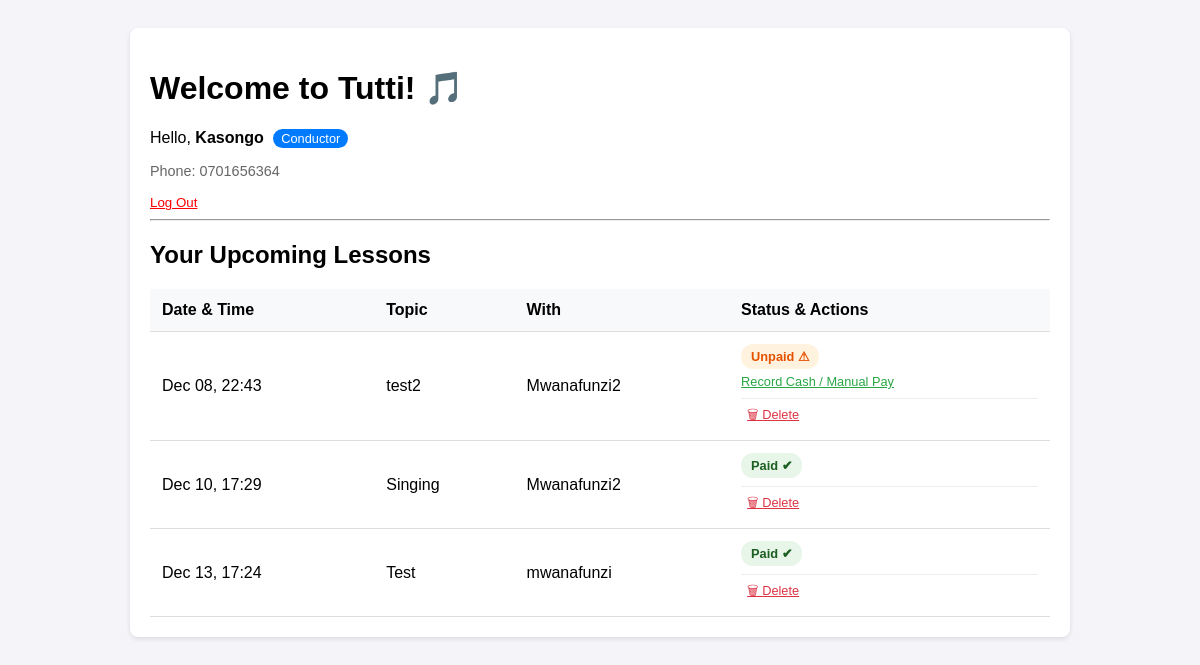
Before: / (signed in) with the older database file.
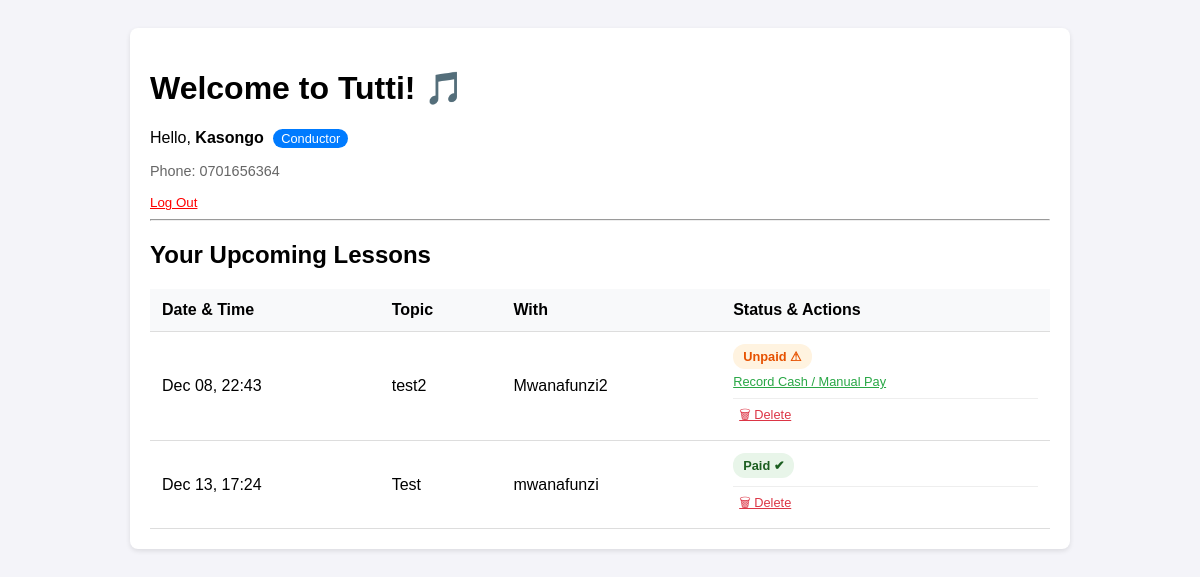
After: the same page with the newer database file.
### tuttiapp/models.py (models this page shows, shortened)
class Lesson(models.Model):
    STATUS_CHOICES = [
        ('REQUESTED', 'Requested'),  # Student requested a lesson
        ('SCHEDULED', 'Scheduled'),
        ('RESCHEDULE_PENDING', 'Reschedule Pending'), # Teacher requested reschedule
        ('COMPLETED', 'Completed'),       # Lesson happened, teacher marked it
        ('PENDING_PAYMENT', 'Pending Payment'), # Waiting for M-Pesa
        ('PAID', 'Paid'),                 # Money received
        ('CANCELLED', 'Cancelled'),
    ]
    teacher = models.ForeignKey(settings.AUTH_USER_MODEL, on_delete=models.CASCADE, related_name='lessons_taught')
    student = models.ForeignKey(settings.AUTH_USER_MODEL, on_delete=models.CASCADE, related_name='lessons_taken')
    start_time = models.DateTimeField()
    duration_minutes = models.PositiveIntegerField(default=60)
    topic = models.CharField(max_length=200, help_text="What are you teaching? e.g. Major Scales")
    teacher_notes = models.TextField(blank=True, help_text="Notes for the student to practice")
    price = models.DecimalField(max_digits=8, decimal_places=2, default=1500.00)
    status = models.CharField(max_length=20, choices=STATUS_CHOICES, default='SCHEDULED')
    is_student_reminder_sent = models.BooleanField(default=False)

class User(AbstractUser):
    is_teacher = models.BooleanField(default=False)
    is_student = models.BooleanField(default=False)
    phone_number = models.CharField(max_length=15, blank=True, null=True, validators=[validate_kenyan_phone])

### tuttiapp/views.py (the view)
# urls.py: path('', views.dashboard, name='dashboard'), # this means that dashboard is the homepage
@login_required
def dashboard(request):
    user = request.user
    if user.is_teacher:
        my_lessons = Lesson.objects.filter(teacher=user).order_by('start_time')
    elif user.is_student:
        my_lessons = Lesson.objects.filter(student=user).order_by('start_time')
    else:
        my_lessons = Lesson.objects.none()
    context = {
        'lessons': my_lessons
    }
    return render(request, 'tuttiapp/dashboard.html', context)

### tuttiapp/templates/tuttiapp/dashboard.html (shortened to what the changed rows need)
<!DOCTYPE html>
<html lang="en">
<head>
</head>
<body>
    <div class="card">
        <h1>Welcome to Tutti! 🎵</h1>
        {% if user.is_authenticated %}
            <h2>Your Upcoming Lessons</h2>
            {% if lessons %}
                <table>
                    <thead>
                        <tr>
                            <th>Date & Time</th>
                            <th>Topic</th>
                            <th>With</th>
                            <th>Status & Actions</th>
                        </tr>
                    </thead>
                    <tbody>
                        {% for lesson in lessons %}
                        <tr>
                            <td>{{ lesson.start_time|date:"M d, H:i" }}</td>
                            <td>{{ lesson.topic }}</td>
                            <td>
                                {% if user.is_teacher %}
                                    {{ lesson.student.username }}
                                {% else %}
                                    {{ lesson.teacher.username }}
                                {% endif %}
                            </td>
                            <td>
                                {% if lesson.status == 'REQUESTED' %}
                                    {% if user.is_teacher %}
                                        <a href="{% url 'approve_lesson' lesson.id %}" class="btn-accept">✔ Accept</a>
                                        <a href="{% url 'decline_lesson' lesson.id %}" class="btn-decline">✖ Decline</a>
                                    {% else %}
                                        <span class="badge requested">Waiting Approval...</span>
                                    {% endif %}
                                {% elif lesson.status == 'PENDING_PAYMENT' %}
                                        {% if user.is_student %}
                                                 <a href="{% url 'initiate_payment' lesson.id %}" class="btn-pay">Pay via M-Pesa</a>
                                {% else %}
                                    <span class="badge pending">Unpaid ⚠</span>
                                    <br>
                                    <a href="{% url 'mark_lesson_paid' lesson.id %}" style="font-size: 0.8em; color: #28a745; text-decoration: underline; cursor: pointer; display: inline-block; margin-top: 5px;">
                                        Record Cash / Manual Pay
                                    </a>
                                {% endif %}
                                {% elif lesson.status == 'PAID' %}
                                    <span class="badge paid">Paid ✔</span>
                                {% else %}
                                    {{ lesson.get_status_display }}
                                {% endif %}
                                {% if user.is_teacher %}
                                    <div style="margin-top: 8px; border-top: 1px solid #eee; padding-top: 5px;">
                                        <form action="{% url 'delete_lesson' lesson.id %}" method="post" onsubmit="return confirm('Are you sure? This cannot be undone.');">
                                            <button type="submit" style="background: none; border: none; color: #dc3545; cursor: pointer; font-size: 0.8em; text-decoration: underline;">
                                                🗑 Delete
                                            </button>
                                        </form>
                                    </div>
                                {% endif %}
                            </td>
                        </tr>
                        {% endfor %}
                    </tbody>
                </table>
            {% else %}
                <p style="text-align: center; padding: 20px; color: #666;">
                    No lessons found.
                    {% if user.is_student %}Click "Find a Teacher" above!{% endif %}
                </p>
            {% endif %}
        {% else %}
            <div style="text-align: center; padding: 40px;">
                <p>You are not logged in.</p>
                <a href="{% url 'login' %}" style="background-color: #007bff; color: white; padding: 10px 20px; text-decoration: none; border-radius: 5px;">Log in to Portal</a>
            </div>
        {% endif %}
    </div>
</body>
</html>

Changed rows visible on the page:
removed Lesson: start_time "Dec 10, 17:29", topic "Singing", student.username "Mwanafunzi2", status "Paid ✔"
